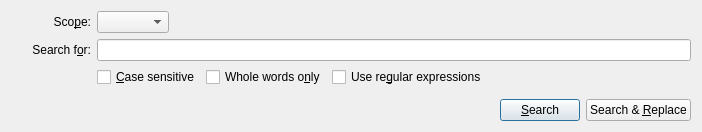
<?xml version="1.0" encoding="UTF-8"?>
<ui version="4.0">
 <class>Core::Internal::FindDialog</class>
 <widget class="QWidget" name="Core::Internal::FindDialog">
  <layout class="QGridLayout" name="gridLayout">
   <property name="sizeConstraint">
    <enum>QLayout::SetFixedSize</enum>
   </property>
   <item row="4" column="0" colspan="2">
    <layout class="QHBoxLayout" name="horizontalLayout_3">
     <item>
      <spacer name="horizontalSpacer_3">
       <property name="orientation">
        <enum>Qt::Horizontal</enum>
       </property>
       <property name="sizeHint" stdset="0">
        <size>
         <width>40</width>
         <height>20</height>
        </size>
       </property>
      </spacer>
     </item>
     <item>
      <widget class="QPushButton" name="searchButton">
       <property name="text">
        <string>&amp;Search</string>
       </property>
       <property name="default">
        <bool>true</bool>
       </property>
      </widget>
     </item>
     <item>
      <widget class="QPushButton" name="replaceButton">
       <property name="text">
        <string>Search &amp;&amp; &amp;Replace</string>
       </property>
      </widget>
     </item>
    </layout>
   </item>
   <item row="1" column="0">
    <widget class="QLabel" name="searchLabel">
     <property name="text">
      <string>Search f&amp;or:</string>
     </property>
     <property name="alignment">
      <set>Qt::AlignRight|Qt::AlignTrailing|Qt::AlignVCenter</set>
     </property>
     <property name="buddy">
      <cstring>searchTerm</cstring>
     </property>
    </widget>
   </item>
   <item row="0" column="1">
    <widget class="QWidget" name="widget_2" native="true">
     <layout class="QHBoxLayout" name="horizontalLayout_2">
      <property name="spacing">
       <number>0</number>
      </property>
      <property name="leftMargin">
       <number>0</number>
      </property>
      <property name="topMargin">
       <number>0</number>
      </property>
      <property name="rightMargin">
       <number>0</number>
      </property>
      <property name="bottomMargin">
       <number>0</number>
      </property>
      <item>
       <widget class="QComboBox" name="filterList">
        <property name="sizePolicy">
         <sizepolicy hsizetype="Fixed" vsizetype="Fixed">
          <horstretch>0</horstretch>
          <verstretch>0</verstretch>
         </sizepolicy>
        </property>
        <property name="sizeAdjustPolicy">
         <enum>QComboBox::AdjustToContents</enum>
        </property>
       </widget>
      </item>
      <item>
       <spacer name="horizontalSpacer_2">
        <property name="orientation">
         <enum>Qt::Horizontal</enum>
        </property>
        <property name="sizeHint" stdset="0">
         <size>
          <width>40</width>
          <height>20</height>
         </size>
        </property>
       </spacer>
      </item>
     </layout>
    </widget>
   </item>
   <item row="2" column="1">
    <widget class="QWidget" name="optionsWidget" native="true">
     <layout class="QHBoxLayout" name="horizontalLayout">
      <property name="leftMargin">
       <number>0</number>
      </property>
      <property name="topMargin">
       <number>0</number>
      </property>
      <property name="rightMargin">
       <number>0</number>
      </property>
      <property name="bottomMargin">
       <number>0</number>
      </property>
      <item>
       <widget class="QCheckBox" name="matchCase">
        <property name="text">
         <string>&amp;Case sensitive</string>
        </property>
       </widget>
      </item>
      <item>
       <widget class="QCheckBox" name="wholeWords">
        <property name="text">
         <string>Whole words o&amp;nly</string>
        </property>
       </widget>
      </item>
      <item>
       <widget class="QCheckBox" name="regExp">
        <property name="text">
         <string>Use re&amp;gular expressions</string>
        </property>
       </widget>
      </item>
      <item>
       <spacer name="horizontalSpacer">
        <property name="orientation">
         <enum>Qt::Horizontal</enum>
        </property>
        <property name="sizeHint" stdset="0">
         <size>
          <width>40</width>
          <height>20</height>
         </size>
        </property>
       </spacer>
      </item>
     </layout>
    </widget>
   </item>
   <item row="0" column="0">
    <widget class="QLabel" name="label">
     <property name="sizePolicy">
      <sizepolicy hsizetype="Fixed" vsizetype="Preferred">
       <horstretch>0</horstretch>
       <verstretch>0</verstretch>
      </sizepolicy>
     </property>
     <property name="minimumSize">
      <size>
       <width>80</width>
       <height>0</height>
      </size>
     </property>
     <property name="text">
      <string>Sco&amp;pe:</string>
     </property>
     <property name="alignment">
      <set>Qt::AlignRight|Qt::AlignTrailing|Qt::AlignVCenter</set>
     </property>
     <property name="buddy">
      <cstring>filterList</cstring>
     </property>
    </widget>
   </item>
   <item row="1" column="1">
    <widget class="Utils::FancyLineEdit" name="searchTerm"/>
   </item>
   <item row="3" column="0" colspan="2">
    <widget class="QWidget" name="configWidget" native="true">
     <property name="sizePolicy">
      <sizepolicy hsizetype="Preferred" vsizetype="Fixed">
       <horstretch>0</horstretch>
       <verstretch>10</verstretch>
      </sizepolicy>
     </property>
     <property name="minimumSize">
      <size>
       <width>680</width>
       <height>0</height>
      </size>
     </property>
    </widget>
   </item>
  </layout>
 </widget>
 <customwidgets>
  <customwidget>
   <class>Utils::FancyLineEdit</class>
   <extends>QLineEdit</extends>
   <header location="global">utils/fancylineedit.h</header>
  </customwidget>
 </customwidgets>
 <tabstops>
  <tabstop>filterList</tabstop>
  <tabstop>searchTerm</tabstop>
  <tabstop>matchCase</tabstop>
  <tabstop>wholeWords</tabstop>
  <tabstop>regExp</tabstop>
 </tabstops>
 <resources/>
 <connections/>
</ui>
